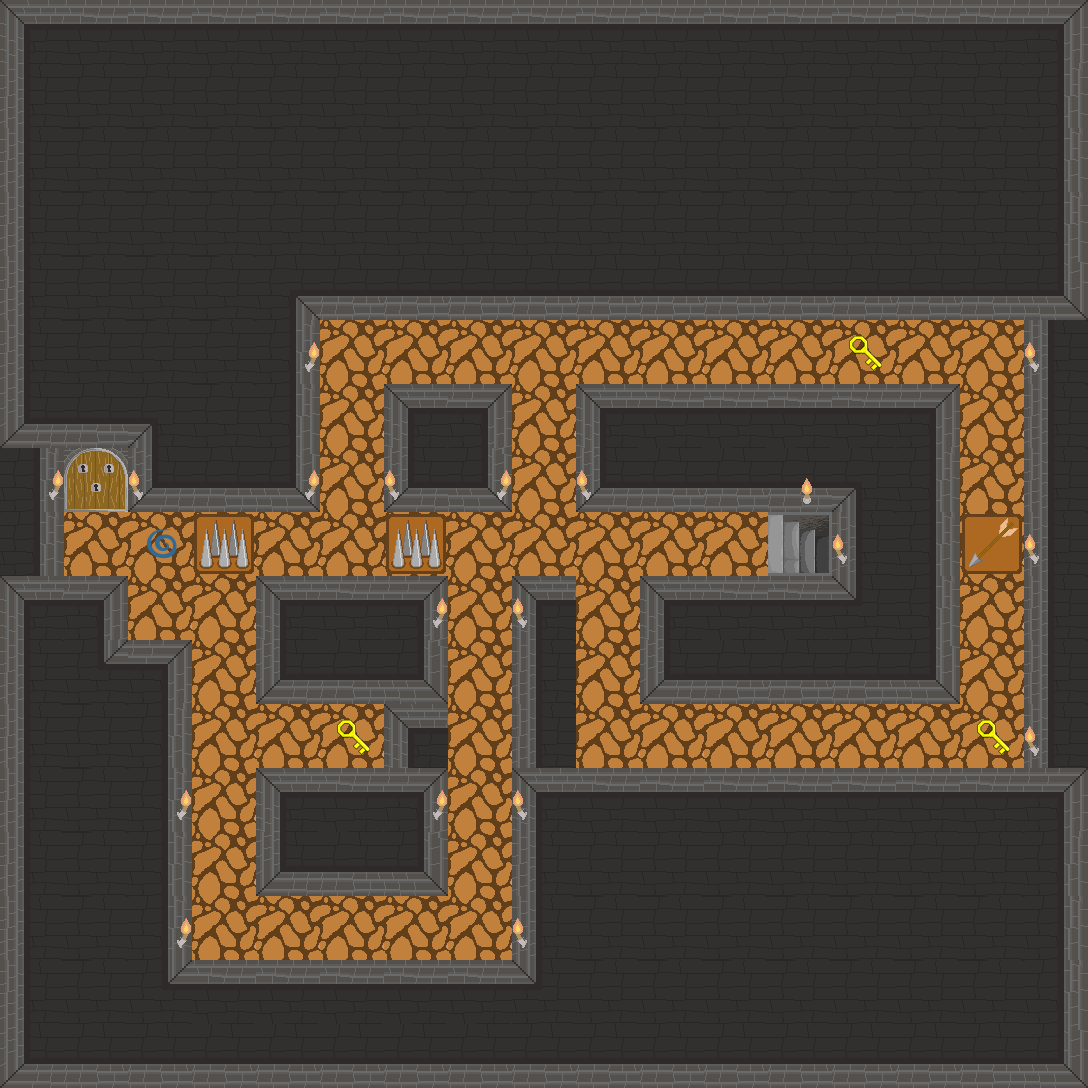

Below is a game level as drawn by its tile map, then a one-line description and the .tmx that defines it (tile-layer data replaced by summaries):
An orthogonal 17x17 tile map with 64x64 px tiles, 7 tile layers (Walls, Road, Keys, Story, ...) and 8 objects.

<map version="1.2" tiledversion="1.2.2" orientation="orthogonal" renderorder="right-down" width="17" height="17" tilewidth="64" tileheight="64" infinite="0" nextlayerid="16" nextobjectid="31">
 <tileset firstgid="1" name="Dungeon-tileset" tilewidth="64" tileheight="64" tilecount="32" columns="8">
  <image source="Dungeon-tileset.png" width="512" height="256" />
 </tileset>
 <layer id="1" name="Walls" width="17" height="17">
  <data>[289 cells, 230 non-empty, 14 distinct tile ids]</data>
 </layer>
 <layer id="2" name="Road" width="17" height="17">
  <data>[289 cells, 59 non-empty, 2 distinct tile ids]</data>
 </layer>
 <layer id="3" name="Keys" width="17" height="17">
  <data>[289 cells, 3 non-empty, 1 distinct tile ids]</data>
 </layer>
 <layer id="4" name="Story" width="17" height="17">
  <data>[289 cells, 1 non-empty, 1 distinct tile ids]</data>
 </layer>
 <layer id="5" name="SquatTrap" width="17" height="17">
  <data>[289 cells, 1 non-empty, 1 distinct tile ids]</data>
 </layer>
 <layer id="6" name="JumpTrap" width="17" height="17">
  <data>[289 cells, 2 non-empty, 1 distinct tile ids]</data>
 </layer>
 <layer id="12" name="VisualObjects" width="17" height="17">
  <data>[289 cells, 19 non-empty, 2 distinct tile ids]</data>
 </layer>
 <objectgroup color="#0de214" id="8" name="level-change">
  <object id="26" x="98" y="496">
   <point />
  </object>
 </objectgroup>
 <objectgroup color="#e8e801" id="13" name="keys">
  <object id="23" x="862" y="360">
   <point />
  </object>
  <object id="24" x="998" y="744">
   <point />
  </object>
  <object id="25" x="348" y="752">
   <point />
  </object>
 </objectgroup>
 <objectgroup color="#fd9a21" id="10" name="squat-trap">
  <object id="27" x="992" y="560">
   <point />
  </object>
 </objectgroup>
 <objectgroup color="#ec182d" id="9" name="jump-trap">
  <object id="28" x="414" y="554">
   <point />
  </object>
  <object id="29" x="224" y="554">
   <point />
  </object>
 </objectgroup>
 <objectgroup id="11" name="story-4">
  <object id="30" x="158" y="552">
   <point />
  </object>
 </objectgroup>
</map>
